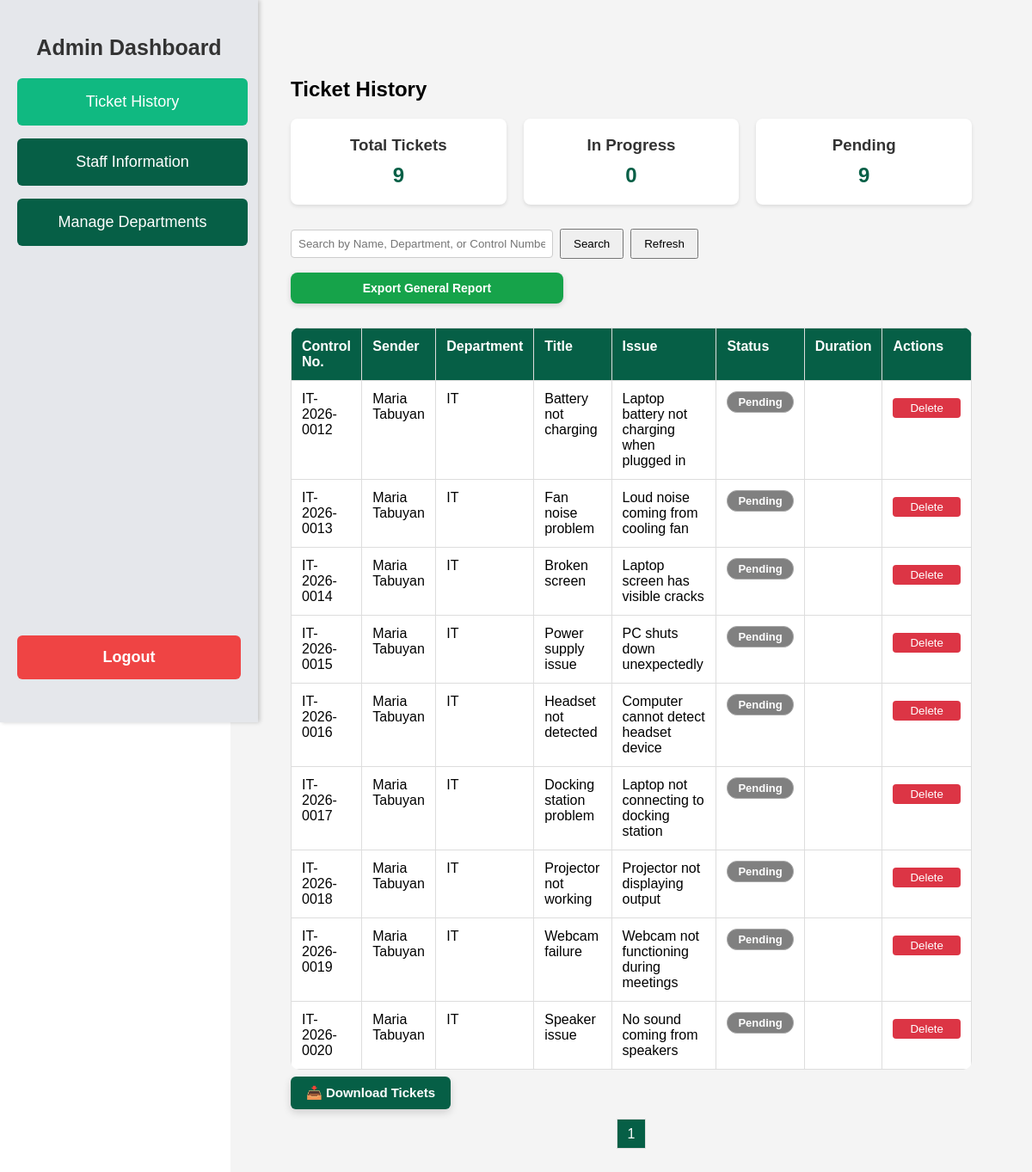
/admin_dashboard.php (signed in), run on the app's committed database.
### tables this page shows
CREATE TABLE `tickets` (
  `ticket_id` int(11) NOT NULL,
  `control_number` varchar(100) DEFAULT NULL,
  `user_id` int(11) NOT NULL,
  `manager_id` int(11) DEFAULT NULL,
  `assigned_staff_id` int(11) DEFAULT NULL,
  `department_id` int(11) NOT NULL,
  `title` varchar(150) NOT NULL,
  `issue` text DEFAULT NULL,
  `description` text NOT NULL,
  `priority` enum('low','medium','high') DEFAULT 'low',
  `sla_deadline` datetime DEFAULT NULL,
  `status` enum('pending','cancelled','in_progress','resolved','closed','declined','reopened') DEFAULT 'pending',
  `created_at` datetime DEFAULT current_timestamp(),
  `accepted_at` datetime DEFAULT NULL,
  `ended_at` datetime DEFAULT NULL,
  `updated_at` datetime DEFAULT current_timestamp() ON UPDATE current_timestamp(),
  `assigned_at` datetime DEFAULT NULL,
  `resolved_at` datetime DEFAULT NULL,
  `closed_at` datetime DEFAULT NULL,
  `time_spent` int(11) GENERATED ALWAYS AS (timestampdiff(MINUTE,`created_at`,`ended_at`)) STORED,
  `original_assigned_staff_id` int(11) DEFAULT NULL,
  `support_type` varchar(100) NOT NULL,
  `attachment` varchar(255) DEFAULT NULL,
  `queue_number` int(11) DEFAULT NULL,
  `decline_reason` text DEFAULT NULL,
  `accept_attempts` int(11) DEFAULT 0,
  `escalated` tinyint(4) DEFAULT 0,
  `escalated_at` datetime DEFAULT NULL,
  `escalate_reason` text DEFAULT NULL,
  `withdrawn_by` int(11) DEFAULT NULL
);

CREATE TABLE `users` (
  `user_id` int(11) NOT NULL,
  `employee_id` varchar(50) NOT NULL,
  `name` varchar(100) NOT NULL,
  `position` varchar(100) DEFAULT NULL,
  `department_id` int(11) DEFAULT NULL,
  `email` varchar(100) NOT NULL,
  `password` varchar(255) NOT NULL,
  `profile_picture` varchar(255) DEFAULT NULL,
  `role` enum('admin','manager_head','support_staff','staff') NOT NULL,
  `status` enum('pending','active','inactive') DEFAULT 'active'
);

CREATE TABLE `departments` (
  `department_id` int(11) NOT NULL,
  `department_name` varchar(100) NOT NULL,
  `department_code` varchar(10) NOT NULL,
  `dept_code` varchar(20) DEFAULT NULL
);

### admin_dashboard.php (the view, shortened to what this page needs)
<?php
$conn = new mysqli("localhost", "u248040635_cedy", "(April_23_2004)!!!!", "u248040635_ticketsystem");
$conn->query("SET time_zone = '+08:00'");
$search = "";
$page = isset($_GET['page_num']) ? intval($_GET['page_num']) : 1;
$limit = 10;
$offset = ($page - 1) * $limit;
?>
<!DOCTYPE html>
<html lang="en">
<head>
    <link rel="stylesheet" href="https://cdnjs.cloudflare.com/ajax/libs/font-awesome/6.4.0/css/all.min.css" />
    </head>
    <body>
        <div class="sidebar">
            <div>
                <h2>Admin Dashboard</h2>
<div class="menu">
    <a href="admin_dashboard.php" class="menu-link">Ticket History</a>
    <a href="admin_dashboard.php?page=users" class="menu-link">Staff Information</a>
    <a href="admin_dashboard.php?page=departments" class="menu-link">Manage Departments</a>
</div>
            </div>
            <button class="logout-btn" onclick="return confirm('Are you sure you want to logout?') ? window.location.href='logout.php' : false;">
                Logout
            </button>
        </div>
    <?php if (!isset($_GET['page']) || $_GET['page'] === ''): ?>
        <div class="content" id="content-area">
            <h2>Ticket History</h2>
            <?php
            $total_tickets = $conn->query("SELECT COUNT(*) as total FROM tickets")->fetch_assoc()['total'];
            $open_tickets = $conn->query("SELECT COUNT(*) as total FROM tickets WHERE status = 'in_progress'")->fetch_assoc()['total'];
            $pending_tickets = $conn->query("SELECT COUNT(*) as total FROM tickets WHERE status = 'pending'")->fetch_assoc()['total'];
            ?>
            <div class="summary-cards">
                <div class="summary-card">
                    <h3>Total Tickets</h3>
                    <p><?php echo $total_tickets; ?></p>
                </div>
                <div class="summary-card">
                    <h3>In Progress</h3>
                    <p><?php echo $open_tickets; ?></p>
                </div>
                <div class="summary-card">
                    <h3>Pending</h3>
                    <p><?php echo $pending_tickets; ?></p>
                </div>
            </div>
            <div class="search-bar">
                <form method="GET">
                    <input type="text" name="search" placeholder="Search by Name, Department, or Control Number" value="<?php echo htmlspecialchars($search); ?>">
                    <button type="submit">Search</button>
                    <button type="button" onclick="window.location.href='admin_dashboard.php'">Refresh</button>
                </form>
            </div>
                    <a href="export_general_report.php" style="text-decoration:none;">
    <button style="
        background: #16a34a;
        width: 40%;
        color: white;
        border: none;
        padding: 10px 18px;
        border-radius: 8px;
        font-size: 14px;
        font-weight: 600;
        cursor: pointer;
        transition: 0.2s ease-in-out;
        box-shadow: 0 2px 6px rgba(0,0,0,0.15);
    "
    onmouseover="this.style.background='#15803d'"
    onmouseout="this.style.background='#16a34a'">
        Export General Report
    </button>
</a>
            <?php
            $search_sql = "";
            $tickets_sql = "
                SELECT t.ticket_id, t.control_number, u.name AS user_name, d.department_name, t.title,t.issue, t.priority, t.status, t.created_at, t.ended_at
                FROM tickets t
                JOIN users u ON t.user_id = u.user_id
                JOIN departments d ON t.department_id = d.department_id
                $search_sql
                ORDER BY t.created_at ASC
                LIMIT $limit OFFSET $offset
            ";
            $tickets = $conn->query($tickets_sql);
            $total_tickets_sql = "
                SELECT COUNT(*) as total
                FROM tickets t
                JOIN users u ON t.user_id = u.user_id
                JOIN departments d ON t.department_id = d.department_id
                $search_sql
            ";
            $total_tickets_result = $conn->query($total_tickets_sql);
            $total_tickets_count = $total_tickets_result->fetch_assoc()['total'];
            $total_pages = ceil($total_tickets_count / $limit);
            ?>
            <table>
                <tr>
                    <th>Control No.</th>
                    <th>Sender</th>
                    <th>Department</th>
                    <th>Title</th>
                    <th>Issue</th>
                    <th>Status</th>
                    <th>Duration</th>
                    <th>Actions</th>
                </tr>
                <?php if ($tickets && $tickets->num_rows > 0): ?>
                    <?php while($row = $tickets->fetch_assoc()):
                    ?>
                        <tr>
                            <td><?php echo $row ['control_number']; ?></td>
                            <td><?php echo htmlspecialchars($row['user_name']); ?></td>
                            <td><?php echo htmlspecialchars($row['department_name']); ?></td>
                            <td><?php echo htmlspecialchars($row['title']); ?></td>
                            <td><?php echo htmlspecialchars($row['issue']); ?></td>
<td>
    <span class="status status-<?php echo strtolower(str_replace(' ', '_', $row['status'])); ?>">
        <?php echo ucfirst(htmlspecialchars($row['status'])); ?>
    </span>
</td>
                            <td class="duration-cell">
                            </td>
                            <td>
                                <form method="POST" class="inline-form" onsubmit="return confirm('Are you sure you want to delete this ticket?');">
                                    <button type="submit" class="action-btn delete-btn">Delete</button>
                                </form>
                            </td>
                        </tr>
                    <?php endwhile; ?>
                <?php else: ?>
                    <tr><td colspan="7">No tickets found.</td></tr>
                <?php endif; ?>
            </table>
            <form action="export_tickets.php" method="POST" style="margin-bottom:15px;">
    <button type="submit" class="export-btn">
        📥 Download Tickets
    </button>
</form>
            <div class="pagination">
                <?php for ($i = 1; $i <= $total_pages; $i++): ?>
                    <?php if ($i == $page): ?>
                        <span class="current"><?php echo $i; ?></span>
                    <?php else: ?>
                        <a href="?page_num=<?php echo $i; ?>&search=<?php echo urlencode($search); ?>"><?php echo $i; ?></a>
                    <?php endif; ?>
                <?php endfor; ?>
            </div>
        </div>
    <?php endif; ?>
        </body>
    </html>

### admin_dashboard.php (style rules this page uses)
body { margin: 0; font-family: Arial, sans-serif; overflow-y: scroll; margin-left: 260px; }
.sidebar { position: fixed; top: 0; left: 0; width: 260px; height: 100vh; background: #e5e7eb; display: flex; flex-direction: column; justify-content: space-between; padding: 20px; box-shadow: 2px 0 5px rgba(0,0,0,0.2); z-index: 1000; }
.sidebar h2 { margin: 10 0 20px 0; text-align: center; font-size: 25px; color: #333333; }
.menu-link { display: block; width: 90%; padding: 17px; margin: 15px 0; background: #065f46; color: white; text-decoration: none; border-radius: 6px; font-size: 18px; transition: background 0.3s ease; text-align: center; }
.menu-link.active { background: #10b981; }
.logout-btn { width: 100%; padding: 15px; background: #ef4444; border: none; color: white; border-radius: 6px; cursor: pointer; font-size: 18px; font-weight: bold; margin-bottom: 30px; transition: background 0.3s ease; }
.summary-cards { display: flex; gap: 20px; margin-bottom: 20px; }
.summary-card { flex: 1; background: white; padding: 20px; border-radius: 8px; text-align: center; box-shadow: 0 2px 4px rgba(0,0,0,0.1); }
.summary-card h3 { margin: 0 0 10px 0; color: #333; }
.summary-card p { font-size: 24px; font-weight: bold; color: #065f46; margin: 0; }
table { width: 100%; border-collapse: collapse; margin-top: 20px; background: white; border-radius: 10px; overflow: hidden; }
th, td { padding: 12px; border: 1px solid #ddd; text-align: left; vertical-align: top; }
th { background: #065f46; color: white; }
.search-bar form { display: flex; align-items: center; gap: 8px; }
.search-bar input[type="text"] { padding: 8px; width: 305px; }
.search-bar button { padding: 8px 14px; width: auto; flex: 0 0 auto; white-space: nowrap; }
.action-btn { padding: 4px 20px; border: none; border-radius: 4px; cursor: pointer; }
.delete-btn { background: #dc3545; color: white; }
select, input[type=text] { padding: 6px; border-radius: 4px; border: 1px solid #ccc; width: 100%; box-sizing: border-box; }
form.inline-form { display: inline-block; margin: 0; }
.duration-cell { white-space: nowrap; }
.pagination { text-align: center; margin-top: 20px; }
.pagination a, .pagination span { padding: 8px 12px; margin: 0 2px; border: 1px solid #ddd; text-decoration: none; color: #065f46; }
.pagination .current { background: #065f46; color: white; }
.content { flex-grow: 1; padding: 70px; background: #f4f4f4; overflow-y: auto; margin-left: 8px; transition: margin-left 0.35s ease; }
select, button { width:100%; margin:8px 0; padding:8px; }
input { width:95%; margin:8px 0; padding:8px; }
.active { background:#007bff; color:#fff; }
.export-btn { display: flex; width: auto; align-self: flex-start; gap: 8px; background: #065f46; color: #fff; font-weight: 600; font-size: 15px; padding: 10px 18px; border: none; border-radius: 6px; cursor: pointer; transition: all 0.25s ease; box-shadow: 0 4px 10px rgba(0, 0, 0, 0.15); }
.status { padding: 4px 12px; border-radius: 12px; color: white; font-weight: bold; font-size: 13px; display: inline-block; text-align: center; border: 1px solid transparent; }
.status-pending { background-color: gray; border-color: darkgray; }

### data on the page
tickets: control_number "IT-2026-0012", user.name "Maria Tabuyan", department.department_name "IT", title "Battery not charging", issue "Laptop battery not charging when plugged in", status "Pending"
tickets: control_number "IT-2026-0013", user.name "Maria Tabuyan", department.department_name "IT", title "Fan noise problem", issue "Loud noise coming from cooling fan", status "Pending"
tickets: control_number "IT-2026-0014", user.name "Maria Tabuyan", department.department_name "IT", title "Broken screen", issue "Laptop screen has visible cracks", status "Pending"
tickets: control_number "IT-2026-0015", user.name "Maria Tabuyan", department.department_name "IT", title "Power supply issue", issue "PC shuts down unexpectedly", status "Pending"
tickets: control_number "IT-2026-0016", user.name "Maria Tabuyan", department.department_name "IT", title "Headset not detected", issue "Computer cannot detect headset device", status "Pending"
tickets: control_number "IT-2026-0017", user.name "Maria Tabuyan", department.department_name "IT", title "Docking station problem", issue "Laptop not connecting to docking station", status "Pending"
tickets: control_number "IT-2026-0018", user.name "Maria Tabuyan", department.department_name "IT", title "Projector not working", issue "Projector not displaying output", status "Pending"
tickets: control_number "IT-2026-0019", user.name "Maria Tabuyan", department.department_name "IT", title "Webcam failure", issue "Webcam not functioning during meetings", status "Pending"
tickets: control_number "IT-2026-0020", user.name "Maria Tabuyan", department.department_name "IT", title "Speaker issue", issue "No sound coming from speakers", status "Pending"

### other printed values
$total_tickets "9"
$open_tickets "0"
$pending_tickets "9"
